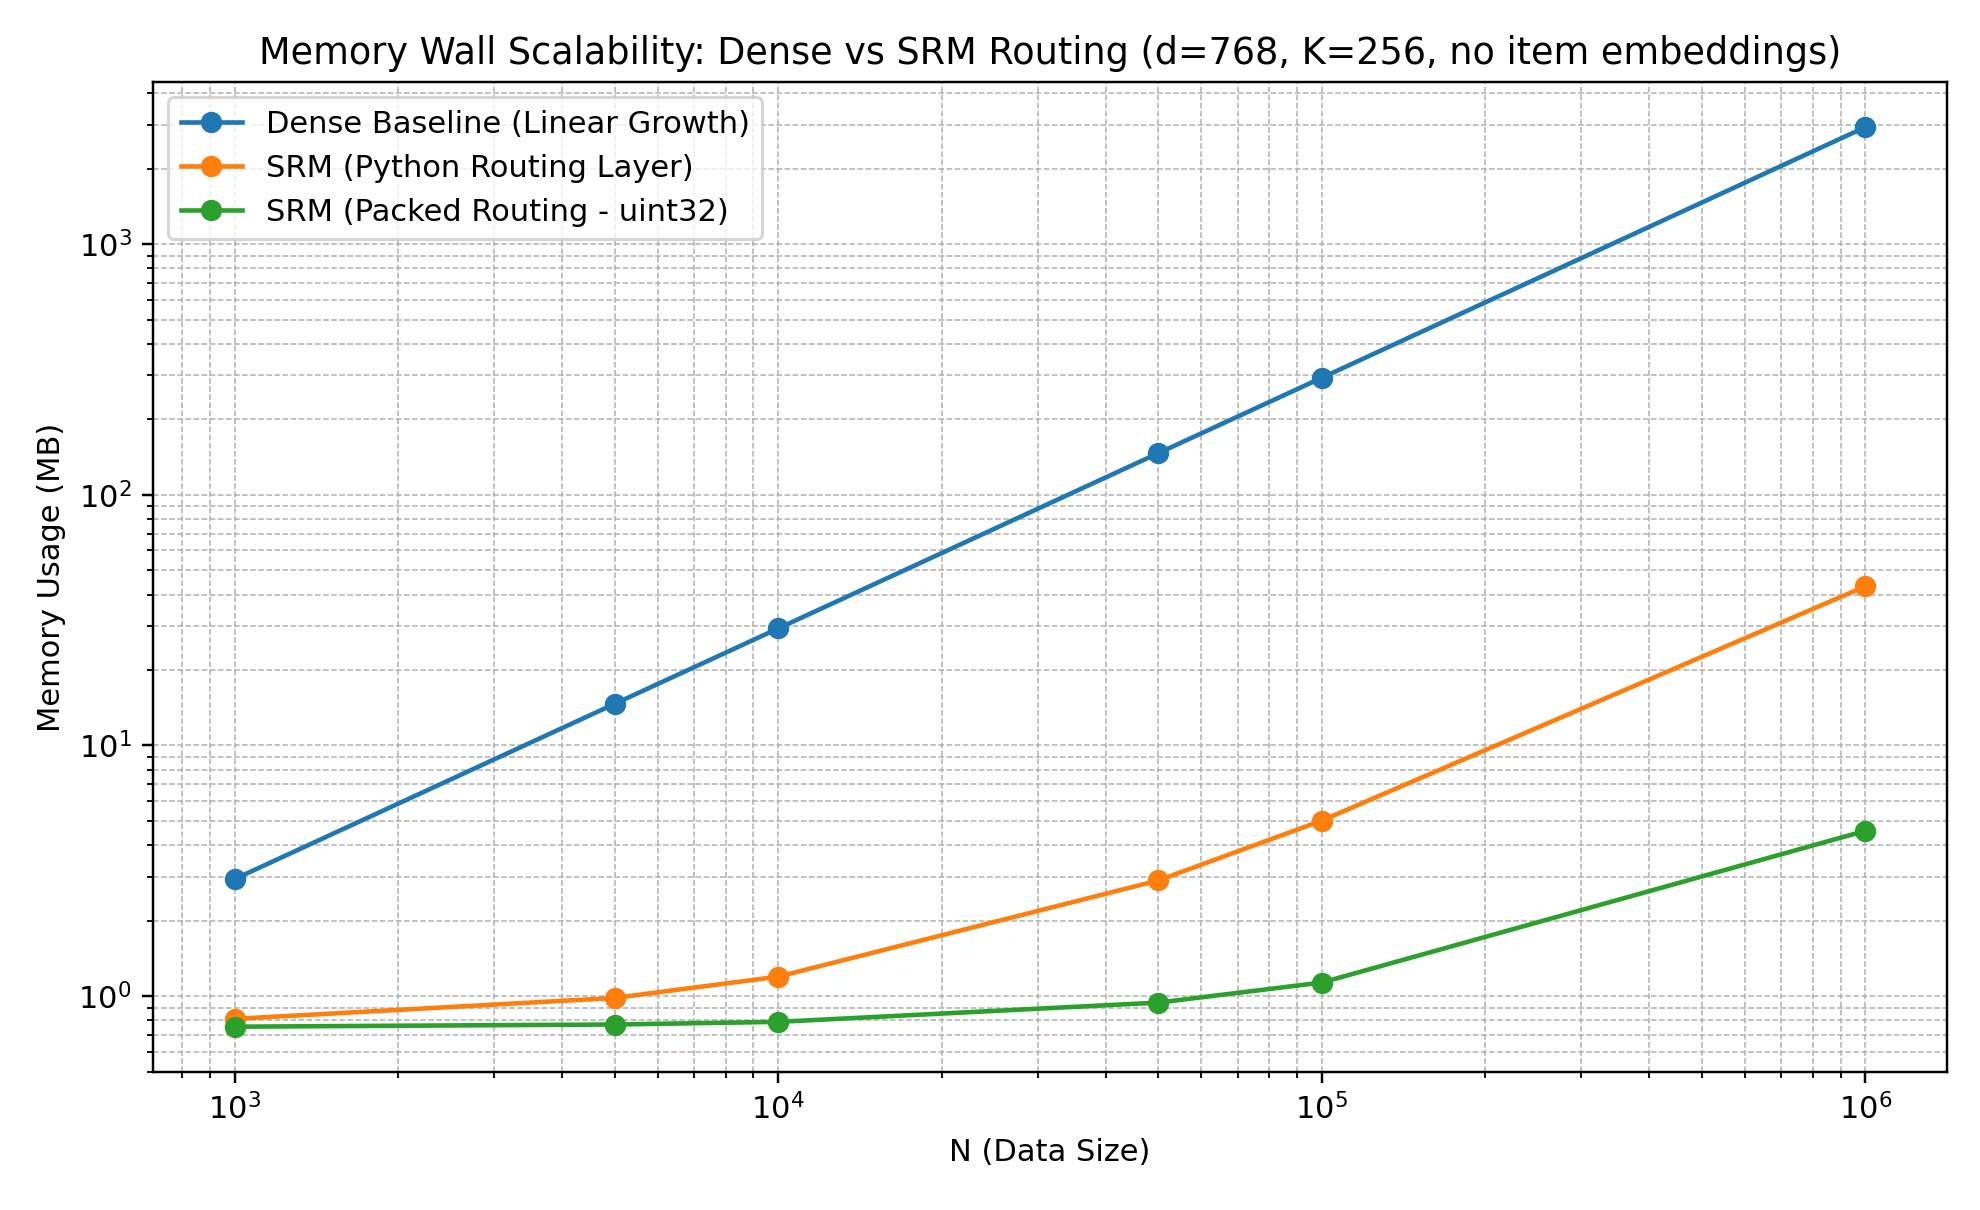

Here is the Python script that generated this plot:
"""
SRM Memory-Wall / Scalability Experiment (1M + 3 lines)
-------------------------------------------------------
Compares memory scaling as N grows:

1) Dense baseline (theoretical):
     N * d * 4 bytes  (float32 embeddings)

2) SRM routing (Python / worst-case overhead):
     - ids: Python list of ints
     - buckets: list[K] of Python lists (ints)
     - codebook: K x d float32

3) SRM routing (Packed / production-style):
     - flat_ids: uint32[N] grouped by bucket
     - offsets:  uint32[K+1]
     - codebook: K x d float32

Config intent:
  SRMConfig(d=768, K=256, store_item_embeddings=False)

Notes:
  - This isolates MEMORY scaling. Bucket assignment is simulated (random).
  - We still use your srm.py to train/build the codebook (constant memory).

Run:
  python srm_scalability_memory_wall_1M_three_lines.py

Outputs:
  - srm_memory_wall_scaling_1M_three_lines.png
  - srm_memory_wall_scaling_1M_three_lines.csv
"""

import sys
import gc
import time
from collections import deque

import numpy as np
import matplotlib.pyplot as plt

try:
    import pandas as pd
    HAVE_PANDAS = True
except Exception:
    HAVE_PANDAS = False

# --- Import your SRM implementation ---
# Ensure srm.py is in the same directory or on PYTHONPATH.
import srm
SRMConfig = srm.SRMConfig
SemanticRoutingMemory = srm.SemanticRoutingMemory


def mb(x: int) -> float:
    return x / (1024 ** 2)


def total_size_dedup(obj) -> int:
    """
    Deduplicated deep size using sys.getsizeof + graph traversal with 'seen'.
    - Avoids double-counting shared objects.
    - Treats numpy arrays as leaf nodes (sys.getsizeof already includes buffer).
    """
    seen = set()
    q = deque([obj])
    size = 0

    while q:
        o = q.popleft()
        oid = id(o)
        if oid in seen:
            continue
        seen.add(oid)

        size += sys.getsizeof(o)

        # numpy arrays: leaf (buffer counted inside sys.getsizeof)
        if isinstance(o, np.ndarray):
            continue

        # expand containers
        if isinstance(o, dict):
            for k, v in o.items():
                q.append(k)
                q.append(v)
        elif isinstance(o, (list, tuple, set, frozenset)):
            for it in o:
                q.append(it)

    return size


def build_codebook(d=768, K=256, train_n=4000, seed=0) -> np.ndarray:
    """
    Train a codebook once via SRM. This is a constant memory term.
    We keep n_iter modest to keep the script fast; memory footprint is what matters.
    """
    rng = np.random.default_rng(seed)
    X_train = rng.standard_normal((train_n, d), dtype=np.float32)

    cfg = SRMConfig(
        d=d,
        K=K,
        store_item_embeddings=False,  # important
        store_payloads=False,
        pre_normalize=True,
        seed=seed,
    )

    srm_inst = SemanticRoutingMemory(cfg)
    srm_inst.fit_codebook(X_train, n_iter=10, init="kmeans++", verbose=False)
    return srm_inst.codebook.copy()


def build_python_routing(N: int, K: int, seed: int = 0):
    """
    Python routing structures (worst-case overhead):
      - ids: list(range(N))        => N Python int objects
      - buckets: K lists of ints   => references to the same int objects in ids
      - assignments: uint16[N] (for building packed structure too)
    """
    rng = np.random.default_rng(seed)
    assignments = rng.integers(0, K, size=N, dtype=np.uint16)

    ids = list(range(N))
    buckets = [[] for _ in range(K)]
    for i, b in enumerate(assignments):
        buckets[int(b)].append(ids[i])  # share the exact int objects from ids list

    return ids, buckets, assignments


def build_packed_routing(assignments: np.ndarray, K: int):
    """
    Packed routing (production-style idea):
      - flat_ids: uint32[N] grouped by bucket
      - offsets:  uint32[K+1] prefix sums, offsets[b]..offsets[b+1] is slice for bucket b
    """
    counts = np.bincount(assignments.astype(np.int64), minlength=K)

    # stable sort by assignment so each bucket is contiguous in flat_ids
    order = np.argsort(assignments, kind="stable")
    flat_ids = order.astype(np.uint32, copy=True)

    offsets = np.empty(K + 1, dtype=np.uint32)
    offsets[0] = 0
    offsets[1:] = np.cumsum(counts, dtype=np.uint64).astype(np.uint32)

    return flat_ids, offsets


def main():
    # Experiment settings
    d = 768
    K = 256
    Ns = [1000, 5000, 10000, 50000, 100000, 1_000_000]

    # Train codebook once (constant term)
    codebook = build_codebook(d=d, K=K, train_n=4000, seed=0)
    codebook_bytes = sys.getsizeof(codebook)

    rows = []
    for N in Ns:
        # ---- Python routing build ----
        t0 = time.time()
        ids, buckets, assignments = build_python_routing(N, K, seed=N)
        build_py_s = time.time() - t0

        # Measure dedup deep sizes
        ids_bytes = total_size_dedup(ids)
        buckets_bytes = total_size_dedup(buckets)

        # Combined routing object (dedup across ids/buckets/codebook)
        python_total_bytes = total_size_dedup(
            {"ids": ids, "buckets": buckets, "codebook": codebook}
        )

        # ---- Packed routing build ----
        t1 = time.time()
        flat_ids, offsets = build_packed_routing(assignments, K)
        build_packed_s = time.time() - t1

        packed_bytes = sys.getsizeof(flat_ids) + sys.getsizeof(offsets) + codebook_bytes

        # ---- Dense baseline (theoretical) ----
        dense_bytes = N * d * 4  # float32

        rows.append(
            {
                "N": N,
                "Dense_MB_theoretical": mb(dense_bytes),
                "SRM_python_ids_MB": mb(ids_bytes),
                "SRM_python_buckets_MB": mb(buckets_bytes),
                "SRM_python_total_MB": mb(python_total_bytes),
                "SRM_packed_total_MB": mb(packed_bytes),
                "Dense/SRM_python_total_ratio": dense_bytes / python_total_bytes,
                "Dense/SRM_packed_total_ratio": dense_bytes / packed_bytes,
                "build_time_python_s": build_py_s,
                "build_time_packed_s": build_packed_s,
            }
        )

        # cleanup
        del ids, buckets, assignments, flat_ids, offsets
        gc.collect()

    # ---- Save table ----
    out_csv = "srm_memory_wall_scaling_1M_three_lines.csv"
    if HAVE_PANDAS:
        df = pd.DataFrame(rows).sort_values("N")
        df.to_csv(out_csv, index=False)
        print(f"Saved CSV: {out_csv}")
        print(df.to_string(index=False))
    else:
        print("pandas not installed; printing rows:")
        for r in rows:
            print(r)

    # ---- Plot (log-log makes 1M contrast pop) ----
    Ns_sorted = [r["N"] for r in rows]
    dense = [r["Dense_MB_theoretical"] for r in rows]
    srm_py = [r["SRM_python_total_MB"] for r in rows]
    srm_pk = [r["SRM_packed_total_MB"] for r in rows]

    plt.figure(figsize=(9, 5.5))
    plt.plot(Ns_sorted, dense, marker="o", label="Dense Baseline (Linear Growth)")
    plt.plot(Ns_sorted, srm_py, marker="o", label="SRM (Python Routing Layer)")
    plt.plot(Ns_sorted, srm_pk, marker="o", label="SRM (Packed Routing - uint32)")
    plt.xscale("log")
    plt.yscale("log")
    plt.xlabel("N (Data Size)")
    plt.ylabel("Memory Usage (MB)")
    plt.title("Memory Wall Scalability: Dense vs SRM Routing (d=768, K=256, no item embeddings)")
    plt.grid(True, which="both", linestyle="--", linewidth=0.5)
    plt.legend()
    plt.tight_layout()

    out_png = "srm_memory_wall_scaling_1M_three_lines.png"
    plt.savefig(out_png, dpi=220)
    plt.close()
    print(f"Saved plot: {out_png}")


if __name__ == "__main__":
    main()
